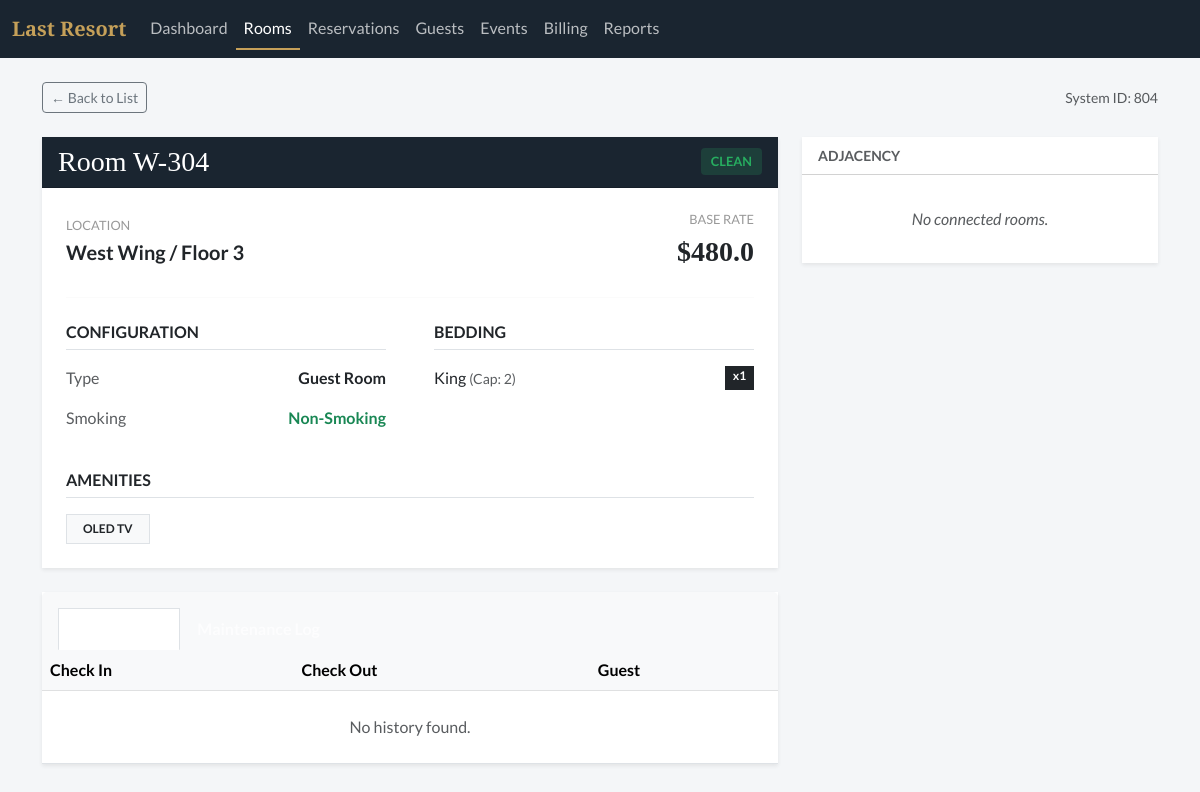
Page /room/804 on the committed database.
### tables this page shows
CREATE TABLE room (
    roomId INTEGER PRIMARY KEY,
    floorId INTEGER,
    roomNumber TEXT,
    baseRate REAL,
    currentStatus TEXT, -- Clean, Dirty, Occupied, OOO
    isSmokingRoom BOOLEAN,
    FOREIGN KEY(floorId) REFERENCES floor(floorId)
);

CREATE TABLE wing (
    wingId INTEGER PRIMARY KEY,
    buildingId INTEGER,
    wingName TEXT,
    FOREIGN KEY(buildingId) REFERENCES building(buildingId)
);

CREATE TABLE floor (
    floorId INTEGER PRIMARY KEY,
    wingId INTEGER,
    floorNo INTEGER,
    FOREIGN KEY(wingId) REFERENCES wing(wingId)
);

CREATE TABLE room_function (
    functionCode TEXT PRIMARY KEY, -- SLP, MTG, STE
    name TEXT
);

CREATE TABLE room_has_bed (
    roomId INTEGER,
    bedTypeId INTEGER,
    count INTEGER,
    PRIMARY KEY (roomId, bedTypeId),
    FOREIGN KEY(roomId) REFERENCES room(roomId),
    FOREIGN KEY(bedTypeId) REFERENCES bed_type(bedTypeId)
);

CREATE TABLE bed_type (
    bedTypeId INTEGER PRIMARY KEY,
    name TEXT, -- King, Queen, Double
    capacity INTEGER
);

CREATE TABLE room_fixture (
    fixtureId INTEGER PRIMARY KEY,
    name TEXT
);

### app.py (the view)
@app.route('/room/<int:room_id>')
def room_detail(room_id):
    db = get_db()
    room = db.execute("""
        SELECT r.*, f.floorNo, w.wingName, rf.name as funcName
        FROM room r
        JOIN floor f ON r.floorId = f.floorId
        JOIN wing w ON f.wingId = w.wingId
        LEFT JOIN room_has_function rhf ON r.roomId = rhf.roomId
        LEFT JOIN room_function rf ON rhf.functionCode = rf.functionCode
        WHERE r.roomId = ?
    """, (room_id,)).fetchone()
    beds = db.execute("""
        SELECT bt.name, bt.capacity, rhb.count
        FROM room_has_bed rhb
        JOIN bed_type bt ON rhb.bedTypeId = bt.bedTypeId
        WHERE rhb.roomId = ?
    """, (room_id,)).fetchall()
    fixtures = db.execute("""
        SELECT rfix.name
        FROM room_has_fixture rhf
        JOIN room_fixture rfix ON rhf.fixtureId = rfix.fixtureId
        WHERE rhf.roomId = ?
    """, (room_id,)).fetchall()
    adjacencies = db.execute("""
        SELECT r.roomId, r.roomNumber, ra.connectionType
        FROM room_adjacency ra
        JOIN room r ON (ra.roomId1 = r.roomId OR ra.roomId2 = r.roomId)
        WHERE (ra.roomId1 = ? OR ra.roomId2 = ?) AND r.roomId != ?
    """, (room_id, room_id, room_id)).fetchall()
    maintenance = db.execute("""
        SELECT ticketId, issueDescription, status, dateCreated, dateResolved
        FROM maintenance_ticket
        WHERE roomId = ?
        ORDER BY dateCreated DESC
    """, (room_id,)).fetchall()
    history = db.execute("""
        SELECT s.checkInTime, s.checkOutTime,
               COALESCE(pe.firstName || ' ' || pe.lastName, o.orgName) as guestName
        FROM stay s
        JOIN room_assignment ra ON s.resvId = ra.resvId
        JOIN reservation r ON s.resvId = r.resvId
        JOIN party p ON r.partyId = p.partyId
        LEFT JOIN person pe ON p.partyId = pe.partyId
        LEFT JOIN organization o ON p.partyId = o.partyId
        WHERE ra.roomId = ?
        ORDER BY s.checkInTime DESC
    """, (room_id,)).fetchall()
    return render_template('room_detail.html', room=room, beds=beds, fixtures=fixtures,
                           adjacencies=adjacencies, maintenance=maintenance, history=history,
                           active_page='rooms')

### app.py (called while the page is built)
def get_db():
    db = getattr(g, '_database', None)
    if db is None:
        db = g._database = sqlite3.connect(DATABASE)
        db.row_factory = sqlite3.Row
    return db

@app.teardown_appcontext
def close_connection(exception):
    db = getattr(g, '_database', None)
    if db is not None:
        db.close()

### templates/room_detail.html (shortened to what this page needs)
{% extends "base.html" %}
{% block content %}
<div class="d-flex justify-content-between align-items-center mb-4">
    <a href="/rooms" class="btn btn-outline-secondary btn-sm">← Back to List</a>
    <div class="text-muted small">System ID: {{ room.roomId }}</div>
</div>
<div class="row">
    <div class="col-lg-8">
        <div class="card border-0 shadow-sm mb-4 rounded-0">
            <div class="card-header bg-dark-blue text-white d-flex justify-content-between align-items-center rounded-0">
                <h3 class="mb-0 text-white" style="font-family: 'Cinzel', serif;">Room {{ room.roomNumber }}</h3>
                <span class="status-badge {% if room.currentStatus=='Clean' %}status-clean{% elif room.currentStatus=='Occupied' %}status-occupied{% else %}status-dirty{% endif %}">
                    {{ room.currentStatus }}
                </span>
            </div>
            <div class="card-body p-4">
                <div class="row mb-4 align-items-center">
                    <div class="col-sm-6">
                        <h5 class="text-uppercase mb-1" style="font-size: 0.8rem; color: #999;">Location</h5>
                        <p class="fs-5 mb-0 text-dark fw-bold">{{ room.wingName }} / Floor {{ room.floorNo }}</p>
                    </div>
                    <div class="col-sm-6 text-sm-end">
                        <h5 class="text-uppercase mb-1" style="font-size: 0.8rem; color: #999;">Base Rate</h5>
                        <p class="fs-3 fw-bold mb-0" style="color: var(--primary-gold); font-family: 'Cinzel', serif;">${{ room.baseRate }}</p>
                    </div>
                </div>
                <hr class="my-4" style="border-color: #eee;">
                <div class="row g-5">
                    <div class="col-md-6">
                        <h6 class="fw-bold text-uppercase mb-3 border-bottom pb-2">Configuration</h6>
                        <ul class="list-unstyled">
                            <li class="mb-3 d-flex align-items-center justify-content-between">
                                <span class="text-muted">Type</span>
                                <strong>{{ room.funcName }}</strong>
                            </li>
                            <li class="mb-3 d-flex align-items-center justify-content-between">
                                <span class="text-muted">Smoking</span>
                                {% if room.isSmokingRoom %}
                                <span class="text-danger fw-bold">Allowed</span>
                                {% else %}
                                <span class="text-success fw-bold">Non-Smoking</span>
                                {% endif %}
                            </li>
                        </ul>
                    </div>
                    <div class="col-md-6">
                        <h6 class="fw-bold text-uppercase mb-3 border-bottom pb-2">Bedding</h6>
                        {% if beds %}
                            <ul class="list-unstyled">
                                {% for bed in beds %}
                                <li class="mb-2 d-flex justify-content-between">
                                    <span>{{ bed.name }} <small class="text-muted">(Cap: {{ bed.capacity }})</small></span>
                                    <span class="badge bg-dark rounded-0">x{{ bed.count }}</span>
                                </li>
                                {% endfor %}
                            </ul>
                        {% else %}
                            <p class="text-muted fst-italic">Standard Setup</p>
                        {% endif %}
                    </div>
                </div>
                <div class="mt-4">
                    <h6 class="fw-bold text-uppercase mb-3 border-bottom pb-2">Amenities</h6>
                    {% if fixtures %}
                        <div class="d-flex flex-wrap gap-2">
                            {% for fix in fixtures %}
                            <span class="badge bg-light text-dark border rounded-0 px-3 py-2">
                                {{ fix.name }}
                            </span>
                            {% endfor %}
                        </div>
                    {% else %}
                        <p class="text-muted fst-italic">Standard Amenities</p>
                    {% endif %}
                </div>
            </div>
        </div>
        <div class="card border-0 shadow-sm rounded-0">
            <div class="card-header bg-light border-bottom-0 pt-3 px-4">
                <ul class="nav nav-tabs card-header-tabs" id="roomTabs" role="tablist">
                    <li class="nav-item">
                        <button class="nav-link active text-dark fw-bold rounded-0" id="history-tab" data-bs-toggle="tab" data-bs-target="#history" type="button" role="tab">Stay History</button>
                    </li>
                    <li class="nav-item">
                        <button class="nav-link text-dark fw-bold rounded-0" id="maintenance-tab" data-bs-toggle="tab" data-bs-target="#maintenance" type="button" role="tab">Maintenance Log</button>
                    </li>
                </ul>
            </div>
            <div class="card-body p-0">
                <div class="tab-content" id="roomTabsContent">
                    <div class="tab-pane fade show active" id="history" role="tabpanel">
                        <div class="table-responsive">
                            <table class="table table-hover mb-0">
                                <thead class="table-light"><tr><th>Check In</th><th>Check Out</th><th>Guest</th></tr></thead>
                                <tbody>
                                    {% for h in history %}
                                    <tr>
                                        <td>{{ h.checkInTime }}</td>
                                        <td>{{ h.checkOutTime if h.checkOutTime else 'Current' }}</td>
                                        <td><strong>{{ h.guestName }}</strong></td>
                                    </tr>
                                    {% else %}
                                    <tr><td colspan="3" class="p-4 text-center text-muted">No history found.</td></tr>
                                    {% endfor %}
                                </tbody>
                            </table>
                        </div>
                    </div>
                </div>
            </div>
        </div>
    </div>
    <div class="col-lg-4">
        <div class="card border-0 shadow-sm rounded-0 mb-4">
            <div class="card-header bg-white fw-bold text-uppercase text-muted small">
                Adjacency
            </div>
            <div class="card-body">
                {% if adjacencies %}
                    <ul class="list-group list-group-flush">
                        {% for adj in adjacencies %}
                        <li class="list-group-item d-flex justify-content-between align-items-center px-0">
                            <a href="/room/{{ adj.roomId }}" class="fw-bold text-dark text-decoration-none">Room {{ adj.roomNumber }}</a>
                            <span class="badge bg-light text-dark border rounded-0">{{ adj.connectionType }}</span>
                        </li>
                        {% endfor %}
                    </ul>
                {% else %}
                    <p class="text-muted mb-0 fst-italic text-center py-3">No connected rooms.</p>
                {% endif %}
            </div>
        </div>
    </div>
</div>
{% endblock %}

### static/css/style.css (style rules this page uses)
:root { --primary-navy: #1a2530; --secondary-gold: #c5a059; --bg-light: #f4f6f8; --text-dark: #2c3e50; --clean-green: #2ecc71; --dirty-red: #e74c3c; --occupied-blue: #3498db; }
body { font-family: 'Lato', 'Segoe UI', sans-serif; background-color: var(--bg-light); color: var(--text-dark); }
.bg-dark-blue { background-color: var(--primary-navy) !important; }
.nav-link { color: rgba(255,255,255,0.7) !important; font-weight: 500; }
.nav-link.active { color: #fff !important; border-bottom: 2px solid var(--secondary-gold); }
.card { border: none; border-radius: 8px; box-shadow: 0 2px 10px rgba(0,0,0,0.05); }
.status-badge { padding: 4px 10px; border-radius: 4px; font-size: 0.8rem; font-weight: 600; text-transform: uppercase; }
.status-clean { background-color: rgba(46, 204, 113, 0.15); color: #27ae60; }

### rows in the picture
room: roomId "804", roomNumber "W-304", currentStatus "CLEAN", baseRate "480.0"
wing: wingName "West Wing"
floor: floorNo "3"
room_function: funcName "Guest Room"
room_has_bed: name "King", capacity "2", count "1"
room_fixture: name "OLED TV"
